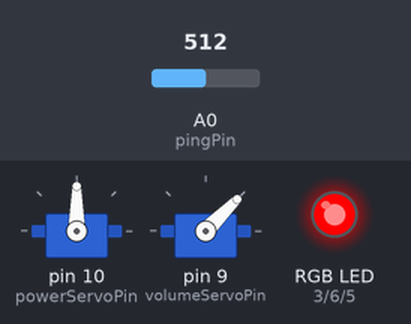
The sketch below on a simulated Arduino Uno, built with avr-gcc and run on an emulated ATmega328P. Shown: 2 × servo, an RGB LED mixed from three pins (HIGH = lit). The inputs (shaded band) are chosen by the test bench; at power-on: A0 (pingPin) = 512. What the sketch prints to the serial monitor is not drawn.

Above: at 1.2 s.
1.3 s: A0 (pingPin) set to 194
2.8 s: A0 (pingPin) set to 167
At 4.0 s:
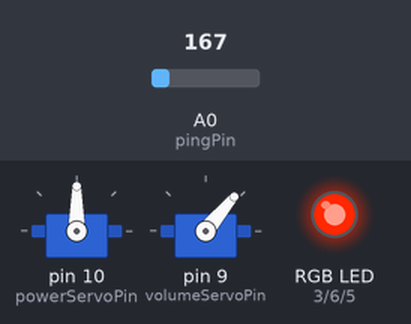
4.3 s: A0 (pingPin) set to 125
At 5.3 s:
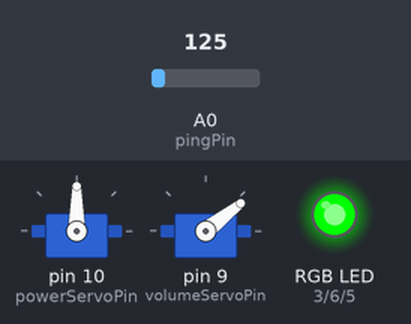
5.8 s: A0 (pingPin) set to 76
7.3 s: A0 (pingPin) set to 63
At 9.0 s:
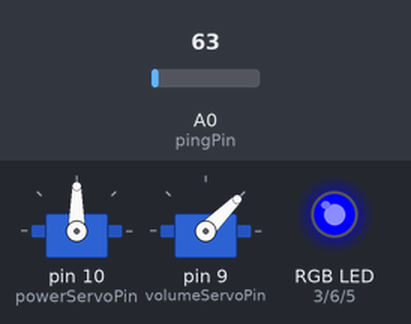
9.7 s: A0 (pingPin) set to 80
At 10.6 s:
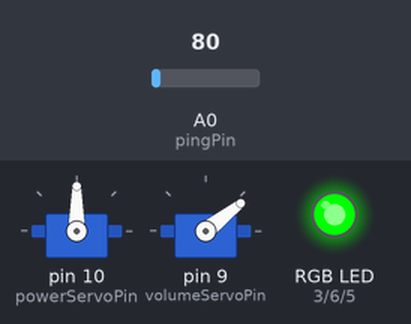
Timing chart, 0 to 12.2 s (numbered marks = the images above; inputs shaded):
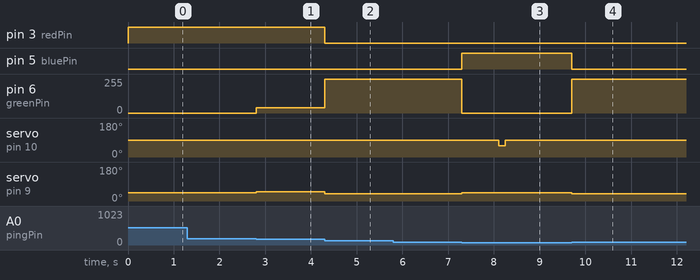

Measured:
- the behaviour switches between 141 and 140 on A0 (pingPin) (found by bisection; images 1 and 2)
- the behaviour switches between 71 and 70 on A0 (pingPin) (found by bisection; images 2 and 3)
- after the input at 2.8 s, pin 6 (greenPin): 0/255 → 40/255 at once; servo on pin 9 (volumeServoPin): 45° → 50° at once
- after the input at 4.3 s, pin 3 (redPin): HIGH → LOW at once; pin 6 (greenPin): 40/255 → 255/255 at once; servo on pin 9 (volumeServoPin): 50° → 38° at once
- after the input at 7.3 s, pin 5 (bluePin): LOW → HIGH at once; pin 6 (greenPin): 255/255 → 0/255 at once; servo on pin 10 (powerServoPin): 90° → 60° after 0.80 s, → 90° 0.15 s later; servo on pin 9 (volumeServoPin): 38° → 45° at once
- after the input at 9.7 s, pin 5 (bluePin): HIGH → LOW at once; pin 6 (greenPin): 0/255 → 255/255 at once; servo on pin 9 (volumeServoPin): 45° → 38° at once

The sketch:

volume.ino
```cpp
static unsigned int volumeServoZero=45;
static unsigned int volumeServoUp=38;
static unsigned int volumeServoDown=50;
static unsigned int powerServoUnpressed=90;
static unsigned int powerServoPressed=60;
static unsigned int filter_alpha = 5;
static unsigned int redPin=3;
static unsigned int greenPin=6;
static unsigned int bluePin=5;
static unsigned int volumeServoPin = 9;
static unsigned int powerServoPin = 10;
static unsigned int powerToggleCooldown=5000;
static unsigned int powerToggleSluggishness=800;
#include <Servo.h>

Servo volumeServo, powerServo;

int pingPin = A0;

boolean stereoIsOn=false;
boolean sluggishnessArmed=true;
long lastToggleTime=0;
long sluggishnessStarttime=0;


enum interface_states { //default state should be "get_data"
	inactive,
	volume_down,
	volume_up,
	toggle_power
};

interface_states state;

void setup()
{
	Serial.begin(115200);

	powerServo.attach(powerServoPin);
	volumeServo.attach(volumeServoPin);

	volumeServo.write(volumeServoZero);

	pinMode(pingPin, INPUT);
	pinMode(redPin, OUTPUT);
	pinMode(greenPin, OUTPUT);
	pinMode(bluePin, OUTPUT);
}

	unsigned int ping=255;

	//store 3 preceding readings to calculate change over time.
	int lastPing=0;
	int lastLastPing=0;
	int lastLastLastPing=0;
	int sumOfChanges=0;
	static int allowablePingOffset=1;
	unsigned long rolloverTimeout=25; //time it takes between iterations of loading values into the "last ping" integer set
	unsigned long millisAtLastRollover=0;

	boolean allowStateChange=false;

void loop()
{
  //moving average filter:
  ping = (ping * filter_alpha + analogRead(pingPin)) / (filter_alpha+1);
   //ping=analogRead(pingPin);

  //check that change in ping isn't too steep to allow state change.

  //it kind of looks like i am doing the same thing (low pass filtering) twice, but i need to store the last couple of values in order to determine the rate of change.
  if(millis()-rolloverTimeout>millisAtLastRollover)
  {
  	lastLastLastPing=lastLastPing;
  	lastLastPing=lastPing;
  	lastPing=ping;

	sumOfChanges=(lastLastPing-lastLastLastPing)+(lastPing-lastLastPing)+(ping-lastPing);

  	millisAtLastRollover=millis();

  	Serial.print("lastLastLastPing: ");
  	Serial.println(lastLastLastPing);
  	Serial.print("lastLastPing: ");
  	Serial.println(lastLastPing);
  	Serial.print("lastPing: ");
  	Serial.println(lastPing);
  	Serial.print("Sum of changes: ");
  	Serial.println(sumOfChanges);
  	Serial.print("ping: ");
  	Serial.println(ping);
  	Serial.println();
  	Serial.print("Change allowed: ");
  	if(allowStateChange) Serial.println("TOTALLY!");
  	else Serial.println("NOT!");
  }

  /*
  if(sumOfChanges==0) allowStateChange=true;
  else allowStateChange=false;
*/

  if(sumOfChanges>allowablePingOffset) allowStateChange=false;
  else if (sumOfChanges<(-1*allowablePingOffset)) allowStateChange=false;
  else allowStateChange=true;

if (allowStateChange)
{
  if(ping>10) state=toggle_power;
  if(ping>70) state=volume_up;
  if(ping>140) state=volume_down;
  if(ping>180) state=inactive;
}
/*
  Serial.print("ping graph: ");
  for(int i = 0; i<ping/2;i++) Serial.print('-');
  Serial.print("| ");
  Serial.println(ping);
*/


switch(state)
{
	case volume_down:
		sluggishnessArmed=true;
		setcolour(255,40,0);
		volumeServo.write(volumeServoDown);
		break;

	case volume_up:
		sluggishnessArmed=true;
		setcolour(0,255,0);
		volumeServo.write(volumeServoUp);
		break;

	case toggle_power:
		setcolour(0,0,255);
		volumeServo.write(volumeServoZero);

		if(sluggishnessArmed)
			{
				sluggishnessStarttime=millis();
				sluggishnessArmed=false;
			}


		if (millis()-sluggishnessStarttime>powerToggleSluggishness)
		{

		if(millis()-lastToggleTime>powerToggleCooldown)
			{
				onOff();
				sluggishnessArmed=true;
				lastToggleTime=millis();
			}
		}
		break;

	case inactive:
		sluggishnessArmed=true;
		volumeServo.write(volumeServoZero);
		if(stereoIsOn) setcolour(255,255,255); //white
		else setcolour(255,0,0); //red
		break;
}

 //standby_light();
  //onOff();
  //delay(1000);
  //volumeServo.write(volumeServoDown);
}


void setcolour(int red,int green,int blue)
{
	analogWrite(redPin,red);
	analogWrite(greenPin,green);
	analogWrite(bluePin,blue);
}

void pulse_colour(int red,int green,int blue,int delaytime)
{
int i;


    for(i=0;i<255;i++)
    {
    	setcolour(map(red, 0, 255, 0, i),map(green, 0, 255, 0, i),map(blue, 0, 255, 0, i));
    	delay(delaytime);
    }

    for(i=255;i>0;i--)
    {
    	setcolour(map(red, 0, 255, 0, i),map(green, 0, 255, 0, i),map(blue, 0, 255, 0, i));
    	delay(delaytime);
    }


    setcolour(0,0,0);
}

void standby_light()
{
	pulse_colour(255,0,0,25);
  	delay(2000);
}

void onOff()
{
stereoIsOn=!stereoIsOn; //invert power state

powerServo.write(powerServoPressed);
delay(150);
powerServo.write(powerServoUnpressed);
}
```
